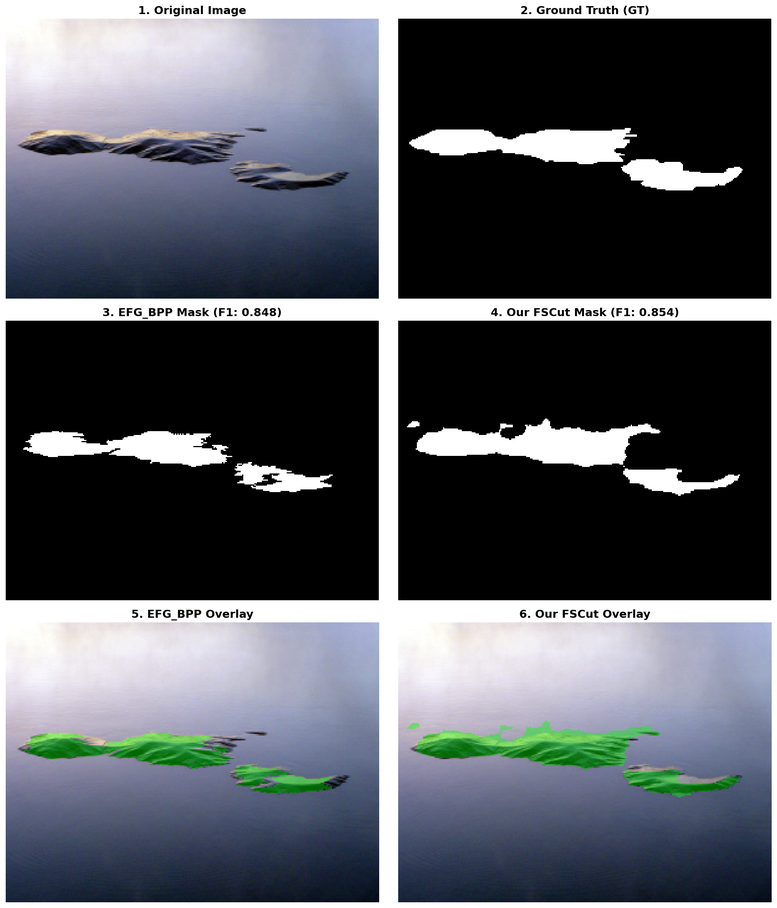
#> input picture Output_Results/Comparisons/2001_compare_3x2.png, 777 x 908 px, shrunk from 2041 x 2384 before the run, given as the content of the folder ./Weizmann2Images, which was not available
$ python main_eval.py
#> lines starting #> are read from the running program, lines starting #| are printed output that depends on the picture; after the words box and inside, x2 and y2 are one past the last pixel; in counts of white or black regions, pixels touching at a corner belong together; pictures that were not available may be replaced by others from this repository, and a replacement may not be noted
### fscut_core.py
import numpy as np
import cv2
from skimage.segmentation import felzenszwalb
from skimage import graph
from skimage.color import rgb2gray
import maxflow

class FSCutSegmenter:
    def __init__(self, fz_scale=100, fz_sigma=0.5, fz_min_size=50):
        """
        Felzenszwalb-Saliency Cut 分割器
        """
        self.fz_scale = fz_scale
        self.fz_sigma = fz_sigma
        self.fz_min_size = fz_min_size

    def spectral_residual_saliency(self, image):
        """
        频域残差显著性先验 (Spectral Residual)
        """
        gray = cv2.cvtColor(image, cv2.COLOR_BGR2GRAY)
        img_float = np.float32(gray) / 255.0

        # 傅里叶变换
        dft = cv2.dft(img_float, flags=cv2.DFT_COMPLEX_OUTPUT)
        mag, phase = cv2.cartToPolar(dft[:, :, 0], dft[:, :, 1])

        # 提取对数振幅谱并使用均值滤波求残差
        log_mag = np.log(mag + 1e-9)
        blur_mag = cv2.blur(log_mag, (3, 3))
        spectral_residual = log_mag - blur_mag

        # 反变换回空域
        complex_res = np.zeros_like(dft)
        complex_res[:, :, 0], complex_res[:, :, 1] = cv2.polarToCart(np.exp(spectral_residual), phase)
        idft = cv2.idft(complex_res)
        saliency = cv2.magnitude(idft[:, :, 0], idft[:, :, 1])

        # 高斯平滑并归一化
        saliency = cv2.GaussianBlur(saliency, (9, 9), 2.5)
        saliency = cv2.normalize(saliency, None, 0, 1, cv2.NORM_MINMAX)
        return saliency

    def segment(self, image):
        H, W = image.shape[:2]

        # ==========================================
        # 1. 频域显著性 + 暴力物理膨胀 (撑大基础盘)
        # ==========================================
        saliency_map = self.spectral_residual_saliency(image)

        # [核心修改 1] 用一个巨大的核，把显著性高亮区强行向外推延！
        dilate_kernel = cv2.getStructuringElement(cv2.MORPH_ELLIPSE, (25, 25))
        saliency_map = cv2.dilate(saliency_map, dilate_kernel)
        saliency_map = cv2.GaussianBlur(saliency_map, (15, 15), 0) # 柔和边缘防止锯齿

        # 中心先验 (压暗四周)
        Y, X = np.ogrid[:H, :W]
        center_y, center_x = H / 2, W / 2
        sigma_y, sigma_x = H / 2.5, W / 2.5
        center_prior = np.exp(-((X - center_x)**2 / (2 * sigma_x**2) + (Y - center_y)**2 / (2 * sigma_y**2)))

        saliency_map = saliency_map * center_prior
        saliency_map = cv2.normalize(saliency_map, None, 0, 1, cv2.NORM_MINMAX)

        # ==========================================
        # 2. Felzenszwalb 超像素 (切得更细碎)
        # ==========================================
        rgb_img = cv2.cvtColor(image, cv2.COLOR_BGR2RGB)
        # [核心修改 2] scale 从 100 降到 50，min_size 降到 20。
        # 块切得越小，边缘的贴合度就越高，不会被背景拖累
        segments = felzenszwalb(rgb_img, scale=50, sigma=0.5, min_size=20)
        num_nodes = np.max(segments) + 1

        # 背景色彩对比度先验
        boundary_mask = np.zeros((H, W), dtype=bool)
        boundary_mask[0:5, :] = True
        boundary_mask[-5:, :] = True
        boundary_mask[:, 0:5] = True
        boundary_mask[:, -5:] = True
        boundary_segments = np.unique(segments[boundary_mask])
        bg_mean_color = np.mean(rgb_img[boundary_mask], axis=0)

        # 计算节点显著性
        node_saliency = np.zeros(num_nodes)
        for i in range(num_nodes):
            mask = (segments == i)
            sr_val = np.mean(saliency_map[mask])
            node_color = np.mean(rgb_img[mask], axis=0)
            color_dist = np.linalg.norm(node_color - bg_mean_color)
            node_saliency[i] = sr_val * color_dist

        node_saliency = (node_saliency - np.min(node_saliency)) / (np.max(node_saliency) - np.min(node_saliency) + 1e-8)

        saliency_2d = np.zeros((H, W), dtype=np.float32)
        for i in range(num_nodes):
            saliency_2d[segments == i] = node_saliency[i]

        sal_uint8 = (saliency_2d * 255).astype(np.uint8)
        otsu_thresh_val, _ = cv2.threshold(sal_uint8, 0, 255, cv2.THRESH_BINARY + cv2.THRESH_OTSU)
        otsu_thresh = otsu_thresh_val / 255.0

        # ==========================================
        # 3. 构建图割 (Graph Cut)
        # ==========================================
        rag = graph.rag_mean_color(rgb_img, segments)
        g = maxflow.Graph[float]()
        nodes = g.add_nodes(num_nodes)

        for i in range(num_nodes):
            sal_val = node_saliency[i]

            if i in boundary_segments:
                weight_fg, weight_bg = 0.0, 1000.0
            # [核心修改 3] 放宽前景门槛 (0.8)，收紧背景门槛 (0.4)
            elif sal_val > otsu_thresh * 0.8:
                weight_fg, weight_bg = 1000.0, 0.0
            elif sal_val < otsu_thresh * 0.4:
                weight_fg, weight_bg = 0.0, 1000.0
            else:
                # [核心修改 4] 气球膨胀力 (Balloon Force)
                # 强行给前景加 5.0 的保底分，鼓励向外扩张
                weight_fg = sal_val * 10.0 + 7.0
                weight_bg = (1.0 - sal_val) * 10.0

            g.add_tedge(nodes[i], weight_fg, weight_bg)

        # 添加平滑项边
        gamma = 900.0
        # [核心修改 5] 降低平滑惩罚 (从 1.0 降至 0.3)
        # 告诉算法：别怕切出来的边缘太长、弯曲，大胆去贴合物体轮廓！
        lambda_smooth = 0.3

        for edge in rag.edges:
            n1, n2 = edge
            color_diff = rag[n1][n2]['weight']
            smooth_weight = lambda_smooth * np.exp(- (color_diff ** 2) / gamma)
            g.add_edge(nodes[n1], nodes[n2], smooth_weight, smooth_weight)

        g.maxflow()
        binary_mask = np.zeros_like(segments, dtype=np.uint8)
        for i in range(num_nodes):
            if g.get_segment(nodes[i]) == 0:
                binary_mask[segments == i] = 1

        # ==========================================
        # 6. 后处理：你的新主意落地 (异色区域强行挽回)
        # ==========================================

        # (1) 闭运算 (Close)：解决“边缘阴影或细碎部分脱离主体”的问题
        # 用一个稍微大一点的核 (比如 9x9)，把离得近的前景碎块强制“桥接”起来
        close_kernel = cv2.getStructuringElement(cv2.MORPH_ELLIPSE, (9, 9))
        binary_mask = cv2.morphologyEx(binary_mask, cv2.MORPH_CLOSE, close_kernel)

        # (2) 轮廓孔洞填充 (Hole Filling)：解决“眼睛、嘴巴、内部阴影被掏空”的问题
        # 寻找当前掩膜的【所有外部轮廓】
        contours, hierarchy = cv2.findContours(binary_mask, cv2.RETR_EXTERNAL, cv2.CHAIN_APPROX_SIMPLE)

        # 顺着最外围的轮廓，把里面的区域全部涂满 (thickness=cv2.FILLED)
        # 这就相当于你说的“把小区域内其他的联通块强行加到前景中去”
        cv2.drawContours(binary_mask, contours, -1, 1, thickness=cv2.FILLED)

        return binary_mask


    # # -----------------------------------#
    # # V1.0 版本的 segment() 函数，保留在这里以供对比和回滚
    # # -----------------------------------#

    # def segment(self, image):
    #     """
    #     执行完整的前景分割 (融合频域显著性、中心先验与色彩对比度先验)
    #     """
    #     H, W = image.shape[:2]

    #     # ==========================================
    #     # 1. 频域显著性 + 中心先验 (Center Prior)
    #     # ==========================================
    #     saliency_map = self.spectral_residual_saliency(image)

    #     # 生成二维中心高斯遮罩
    #     Y, X = np.ogrid[:H, :W]
    #     center_y, center_x = H / 2, W / 2
    #     sigma_y, sigma_x = H / 2.5, W / 2.5
    #     center_prior = np.exp(-((X - center_x)**2 / (2 * sigma_x**2) + (Y - center_y)**2 / (2 * sigma_y**2)))

    #     # 压暗四周，突出中心
    #     saliency_map = saliency_map * center_prior
    #     saliency_map = cv2.normalize(saliency_map, None, 0, 1, cv2.NORM_MINMAX)

    #     # ==========================================
    #     # 2. Felzenszwalb 超像素
    #     # ==========================================
    #     rgb_img = cv2.cvtColor(image, cv2.COLOR_BGR2RGB)
    #     segments = felzenszwalb(rgb_img, scale=self.fz_scale, sigma=self.fz_sigma, min_size=self.fz_min_size)
    #     num_nodes = np.max(segments) + 1

    #     # ==========================================
    #     # 3. 提取背景色彩对比度先验 (Background Contrast)
    #     # ==========================================
    #     # 提取图像四周一圈 (5 pixels) 作为绝对背景基准
    #     boundary_mask = np.zeros((H, W), dtype=bool)
    #     boundary_mask[0:5, :] = True
    #     boundary_mask[-5:, :] = True
    #     boundary_mask[:, 0:5] = True
    #     boundary_mask[:, -5:] = True

    #     boundary_segments = np.unique(segments[boundary_mask])
    #     bg_mean_color = np.mean(rgb_img[boundary_mask], axis=0) # 提取背景的平均 RGB 颜色

    #     # ==========================================
    #     # 4. 计算综合节点显著性 (Data Term 强化)
    #     # ==========================================
    #     node_saliency = np.zeros(num_nodes)
    #     for i in range(num_nodes):
    #         mask = (segments == i)
    #         # 频域显著性均值
    #         sr_val = np.mean(saliency_map[mask])

    #         # 计算该块颜色与背景平均颜色的欧几里得距离
    #         node_color = np.mean(rgb_img[mask], axis=0)
    #         color_dist = np.linalg.norm(node_color - bg_mean_color)

    #         # [核心突破] 频域(看纹理) * 色彩对比度(看颜色)
    #         # 这能完美过滤掉高频噪点(如草地)：即使草地纹理复杂(sr_val高)，
    #         # 但只要它颜色跟边缘草地一样(color_dist低)，综合显著性就会被压下去。
    #         node_saliency[i] = sr_val * color_dist

    #     # 综合显著性归一化到 [0, 1]
    #     node_saliency = (node_saliency - np.min(node_saliency)) / (np.max(node_saliency) - np.min(node_saliency) + 1e-8)

    #     # 将一维的节点显著性重建为二维图像，以便使用 Otsu 寻找全局阈值
    #     saliency_2d = np.zeros((H, W), dtype=np.float32)
    #     for i in range(num_nodes):
    #         saliency_2d[segments == i] = node_saliency[i]

    #     sal_uint8 = (saliency_2d * 255).astype(np.uint8)
    #     otsu_thresh_val, _ = cv2.threshold(sal_uint8, 0, 255, cv2.THRESH_BINARY + cv2.THRESH_OTSU)
    #     otsu_thresh = otsu_thresh_val / 255.0

    #     # ==========================================
    #     # 5. 构建图割 (Graph Cut)
    #     # ==========================================
    #     rag = graph.rag_mean_color(rgb_img, segments)
    #     g = maxflow.Graph[float]()
    #     nodes = g.add_nodes(num_nodes)

    #     # 添加数据项边
    #     for i in range(num_nodes):
    #         sal_val = node_saliency[i]

    #         if i in boundary_segments:
    #             # 依然保留边界背景先验，稳住阵脚
    #             weight_fg, weight_bg = 0.0, 1000.0
    #         elif sal_val > otsu_thresh * 1.1:
    #             weight_fg, weight_bg = 1000.0, 0.0
    #         elif sal_val < otsu_thresh * 0.8:
    #             weight_fg, weight_bg = 0.0, 1000.0
    #         else:
    #             weight_fg = sal_val * 10.0
    #             weight_bg = (1.0 - sal_val) * 10.0

    #         g.add_tedge(nodes[i], weight_fg, weight_bg)

    #     # 添加平滑项边
    #     gamma = 900.0
    #     lambda_smooth = 1.0
    #     for edge in rag.edges:
    #         n1, n2 = edge
    #         color_diff = rag[n1][n2]['weight']
    #         smooth_weight = lambda_smooth * np.exp(- (color_diff ** 2) / gamma)
    #         g.add_edge(nodes[n1], nodes[n2], smooth_weight, smooth_weight)

    #     # 求解最大流最小割
    #     g.maxflow()
    #     binary_mask = np.zeros_like(segments, dtype=np.uint8)
    #     for i in range(num_nodes):
    #         if g.get_segment(nodes[i]) == 0:
    #             binary_mask[segments == i] = 1

    #     # [彻底移除连通域拦截逻辑]，直接返回原始的、允许小碎片前景的图割掩膜
    #     # return binary_mask

    #     # V2.0 版本的 ,直接添加
    #     # ==========================================
    #     # 6. 后处理：你的新主意落地 (异色区域强行挽回)
    #     # ==========================================

    #     # (1) 闭运算 (Close)：解决“边缘阴影或细碎部分脱离主体”的问题
    #     # 用一个稍微大一点的核 (比如 9x9)，把离得近的前景碎块强制“桥接”起来
    #     close_kernel = cv2.getStructuringElement(cv2.MORPH_ELLIPSE, (9, 9))
    #     binary_mask = cv2.morphologyEx(binary_mask, cv2.MORPH_CLOSE, close_kernel)

    #     # (2) 轮廓孔洞填充 (Hole Filling)：解决“眼睛、嘴巴、内部阴影被掏空”的问题
    #     # 寻找当前掩膜的【所有外部轮廓】
    #     contours, hierarchy = cv2.findContours(binary_mask, cv2.RETR_EXTERNAL, cv2.CHAIN_APPROX_SIMPLE)

    #     # 顺着最外围的轮廓，把里面的区域全部涂满 (thickness=cv2.FILLED)
    #     # 这就相当于你说的“把小区域内其他的联通块强行加到前景中去”
    #     cv2.drawContours(binary_mask, contours, -1, 1, thickness=cv2.FILLED)

    #     return binary_mask

### main_eval.py
import os
import glob
import time
import cv2
import numpy as np
import matplotlib.pyplot as plt
from fscut_core import FSCutSegmenter

def mask2binary_weizmann2(gt_bgr):
    """专门针对 Weizmann2 双物体 GT 的解析函数"""
    b, g, r = cv2.split(gt_bgr)
    is_color = np.logical_or(np.logical_or(b != g, g != r), b != r)
    binary_mask = np.zeros((gt_bgr.shape[0], gt_bgr.shape[1]), dtype=np.uint8)
    binary_mask[is_color] = 1
    return binary_mask

# [18 lines left out: functions calc_fmeasure, create_overlay, not called in this run]

def batch_solve2(str_impath, str_gtpath, efg_dir="./EFG_BPP_Results", visualize_step=3, save_dir="./Output_Results"):
    """
    Python 批量测试脚本 (3行2列对称横向对比可视化)
    """
#> called with str_impath = './Weizmann2Images/', str_gtpath = './Weizmann2TruthOne/', efg_dir = './EFG_BPP_Results/', visualize_step = 100, save_dir = './Output_Results'
    search_pattern = os.path.join(str_impath, "*.png")
    img_files = sorted(glob.glob(search_pattern))
    im_num = len(img_files)

    if im_num == 0:
        print("未在路径中找到图像:", str_impath)
        return

    os.makedirs(save_dir, exist_ok=True)
    # [新增] 创建专门保存 3x2 对比大图的文件夹
    compare_save_dir = os.path.join(save_dir, "Comparisons")
    os.makedirs(compare_save_dir, exist_ok=True)

    has_groundtruth = 'weizmann2' in str_gtpath.lower()
    fmeasure_table = np.zeros((im_num, 2))
    segmenter = FSCutSegmenter()

    for i, img_path in enumerate(img_files):
        img_name = os.path.basename(img_path)
        img_id = os.path.splitext(img_name)[0]

        try:
            imphoto = cv2.imread(img_path)
#> imphoto is the input picture: shape (908, 777, 3); mean B, G, R 98.9, 92, 88.4
            if imphoto is None: raise ValueError("Image read failed")

            if has_groundtruth:
                gt_path = os.path.join(str_gtpath, f"{img_id}_gt.png")
                gtphoto = cv2.imread(gt_path)
                if gtphoto is None: raise ValueError(f"GT read failed")
                gt_binary = mask2binary_weizmann2(gtphoto)
#> in mask2binary_weizmann2, `is_color = np.logical_or(np.logical_or(b != g, g != r), b != r)`:
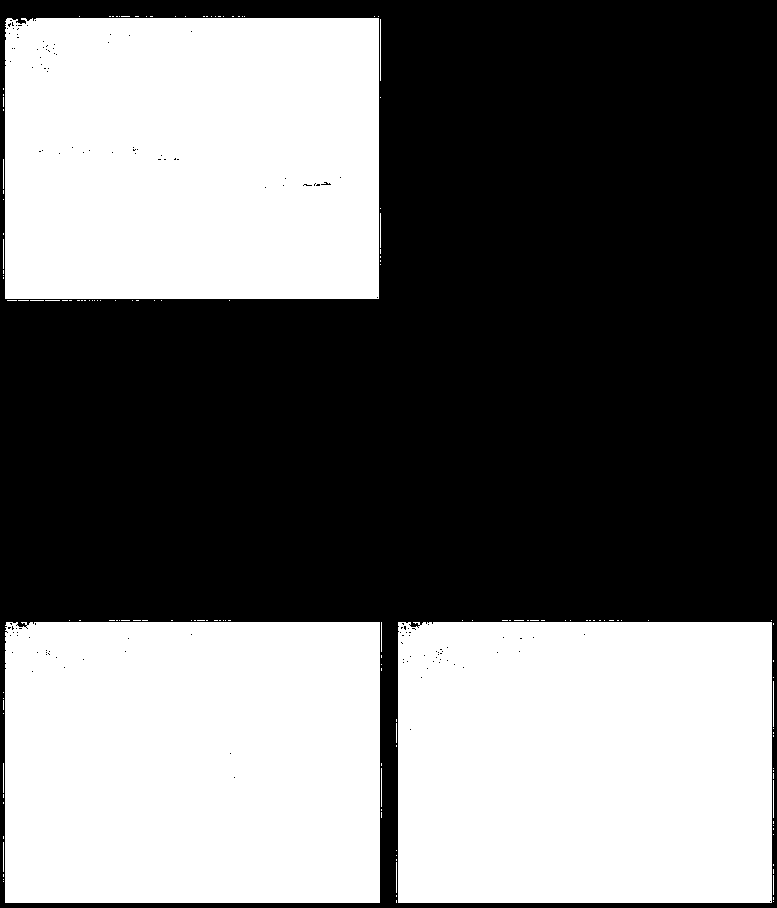
#> is_color: shape (908, 777) bool; 44.8% white; 153 white regions (137 under 20 px), largest, box (x1, y1, x2, y2) and area: (5, 622, 380, 903) 105271, (398, 622, 772, 903) 104985, (5, 18, 379, 299) 104896
        except Exception as e:
            print(f"跳过 {img_name}: {e}")
            continue

        print(f"\ni={i+1}, 处理图像 {img_path}...")

        # 1. 运行自适应外扩 FSCut 算法
        start_time = time.time()
        pred_binary = segmenter.segment(imphoto)
#> in spectral_residual_saliency, `log_mag = np.log(mag + 1e-9)`:
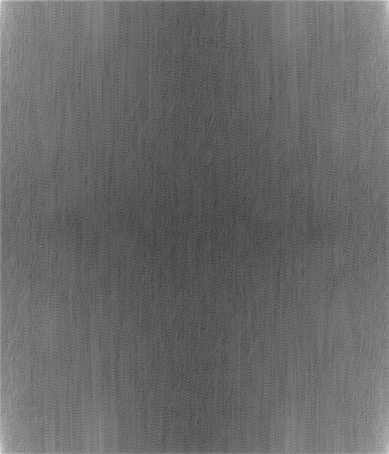
#> log_mag: shape (908, 777) float32 (shown at 1/2 size); min -3.63, max 12.44, mean 2.95; drawn with min black and max white
#> in spectral_residual_saliency, `blur_mag = cv2.blur(log_mag, (3, 3))`:
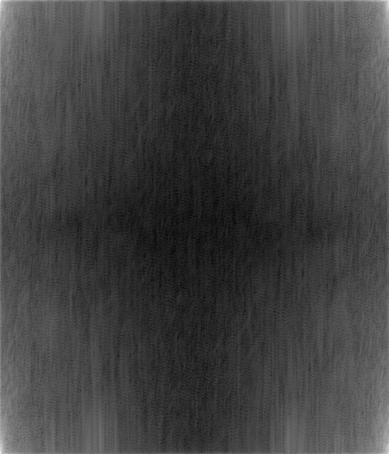
#> blur_mag: shape (908, 777) float32 (shown at 1/2 size); min 0.338, max 10.64, mean 2.95; drawn with min black and max white
#> in spectral_residual_saliency, `spectral_residual = log_mag - blur_mag`:
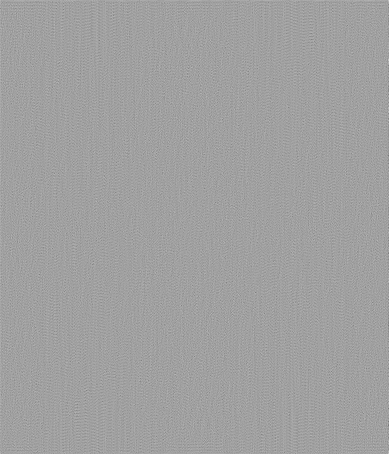
#> spectral_residual: shape (908, 777) float32 (shown at 1/2 size); min -5.21, max 3.06, mean 0.00117; drawn with min black and max white
#> in segment, `saliency_map = cv2.normalize(saliency_map, None, 0, 1, cv2.NORM_MINMAX)`:
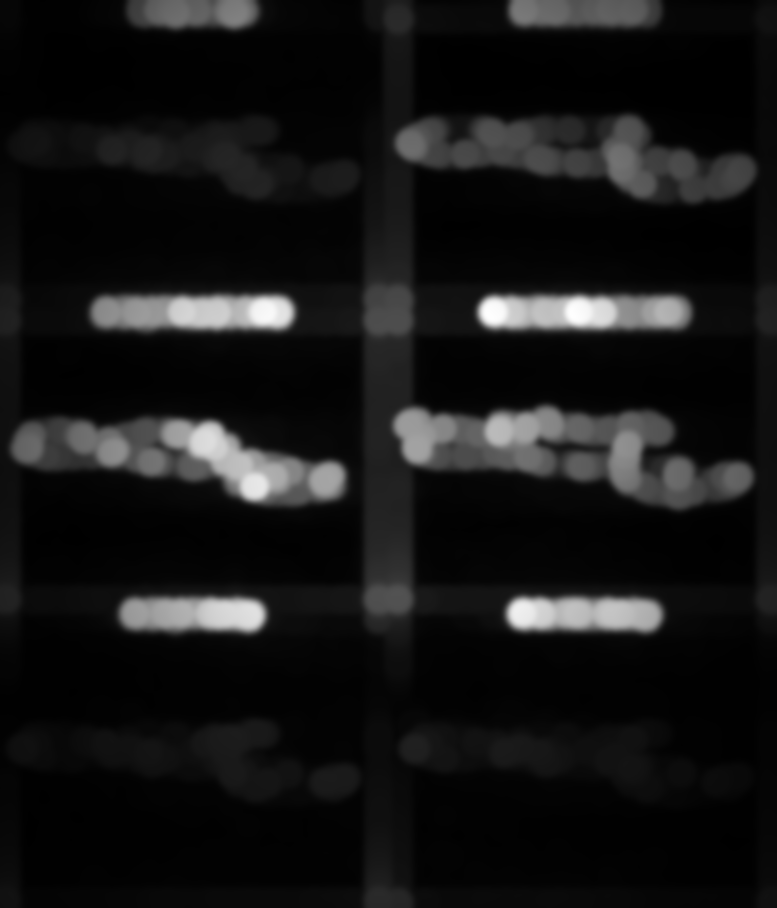
#> saliency_map: shape (908, 777) float64; min -1.18e-19, max 1, mean 0.0847; drawn with min black and max white
#> (the rest of the program and of its run is left out)
